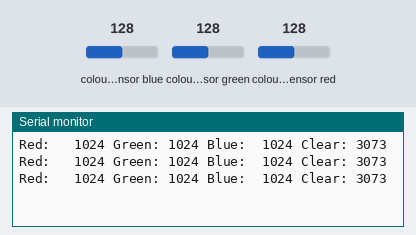
Simulated run of this sketch. Board: Arduino Uno, built with avr-gcc and run on an emulated ATmega328P. Shown: the last lines printed to the serial monitor. The inputs (shaded band) are chosen by the test bench; at power-on: colour sensor blue 128, colour sensor green 128, colour sensor red 128.

Above: at 1.4 s.
1.5 s: colour sensor blue set to 5
At 2.2 s:
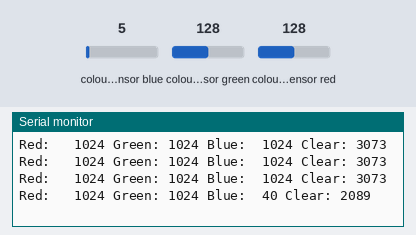
3.0 s: colour sensor green set to 5
At 3.8 s:
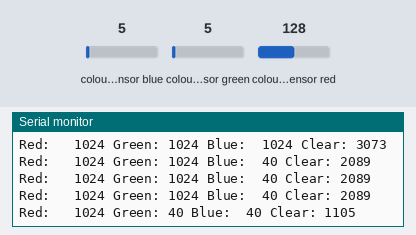
4.5 s: colour sensor red set to 5
At 4.9 s:
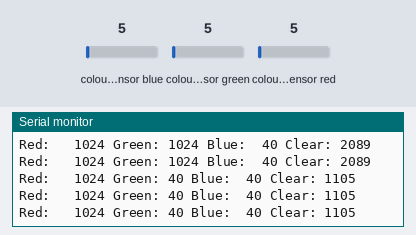
Timing chart, 0 to 7.5 s (numbered marks = the images above; inputs shaded):
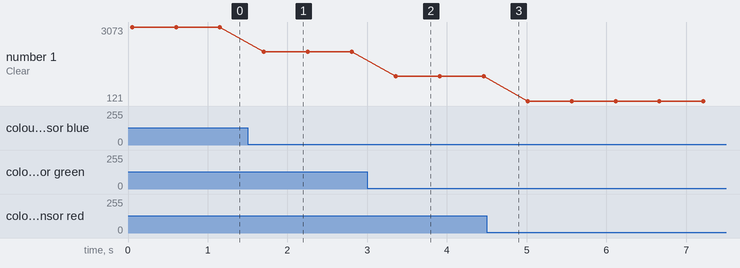

The sketch:

Sensor_RGB_SMD.ino
```cpp
// Incluye la biblioteca para el sensor RGB
#include <Adafruit_TCS34725.h>

// Crea un objeto TCS34725 para el sensor RGB
Adafruit_TCS34725 tcs = Adafruit_TCS34725(TCS34725_INTEGRATIONTIME_50MS, TCS34725_GAIN_4X);

void setup() {
  // Inicializa el sensor RGB
  tcs.begin();

  // Configura la velocidad de transmisión de serie
  Serial.begin(9600);
}

void loop() {
  // Lee los valores de color del sensor RGB
  uint16_t r, g, b, c;
  tcs.getRawData(&r, &g, &b, &c);

  // Imprime los valores de color en la consola serie
  Serial.print("Red:   "); Serial.print(r);
  Serial.print(" Green: "); Serial.print(g);
  Serial.print(" Blue:  "); Serial.print(b);
  Serial.print(" Clear: "); Serial.println(c);

  // Espera un corto período antes de volver a leer los valores de color
  delay(500);
}
```

Measured:
- after the input at 1.5 s, the serial monitor: prints a new line after 0.20 s (image 1)
- after the input at 3.0 s, the serial monitor: prints a new line after 0.36 s (image 2)
- plotted number 1: 3073 → 2089 after the input at 1.5 s, 2089 → 1105 after the input at 3.0 s, 1105 → 121 after the input at 4.5 s
